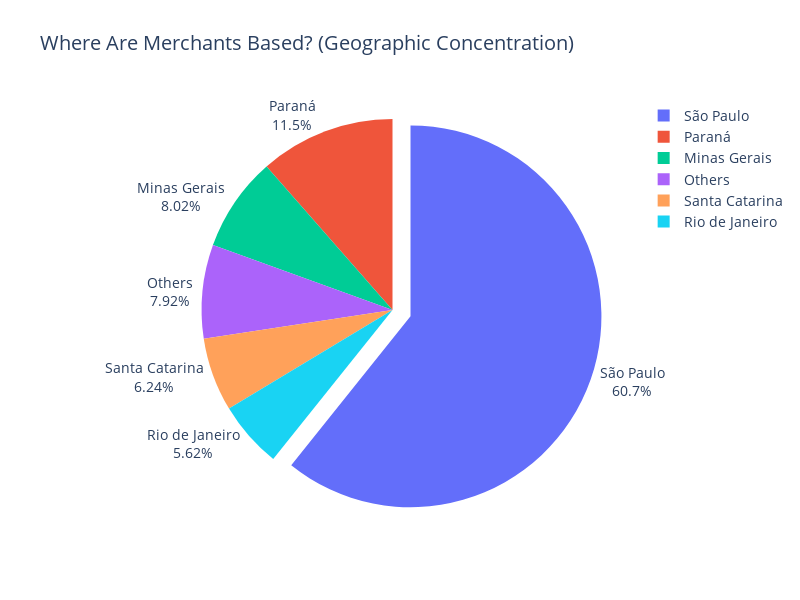

The notebook cell saved with this chart:
### Markdown cell above
### Where are merchants/sellers based? (Geographical Distribution)

### Code cell
# Where are sellers located?
seller_geo = client.query("""
    SELECT 
        s.seller_state,
        COUNT(DISTINCT s.seller_id) as num_sellers,
        COUNT(DISTINCT oi.order_id) as num_orders
    FROM `jaffle-shop-483118.olist_dev.stg_olist__sellers` s
    LEFT JOIN `jaffle-shop-483118.olist_dev.stg_olist__order_items` oi
        ON s.seller_id = oi.seller_id  -- Now qualified with table alias
    GROUP BY s.seller_state
    ORDER BY num_sellers DESC
    LIMIT 10
""").to_dataframe()

# Create "Others" category for small sellers
seller_geo_pie = seller_geo.copy()
top_n = 5  # Show top 5 states individually

# Separate top states from others
top_states = seller_geo_pie.head(top_n)
other_states = seller_geo_pie.iloc[top_n:]

# Create pie chart data
if len(other_states) > 0:
    others_row = pd.DataFrame({
        'seller_state': ['Others'],
        'num_sellers': [other_states['num_sellers'].sum()],
        'num_orders': [other_states['num_orders'].sum()]
    })
    pie_data = pd.concat([top_states, others_row], ignore_index=True)
else:
    pie_data = top_states

# Brazilian state mapping
state_names = {
    'SP': 'São Paulo', 'PR': 'Paraná', 'MG': 'Minas Gerais',
    'RJ': 'Rio de Janeiro', 'RS': 'Rio Grande do Sul',
    'SC': 'Santa Catarina', 'BA': 'Bahia', 'GO': 'Goiás',
    'ES': 'Espírito Santo', 'CE': 'Ceará', 'DF': 'Distrito Federal',
    'PE': 'Pernambuco', 'PA': 'Pará', 'MT': 'Mato Grosso', 'MA': 'Maranhão'
}

pie_data['state_full'] = pie_data['seller_state'].map(state_names).fillna(pie_data['seller_state'])

fig = px.pie(pie_data, 
             values='num_sellers', 
             names='state_full',
             title='Where Are Merchants Based? (Geographic Concentration)')

fig.update_traces(
    textposition='outside',  # Labels outside
    textinfo='label+percent',  # Show name and percentage
    pull=[0.1, 0, 0, 0, 0, 0]  # Pull out the largest slice slightly for emphasis
)

fig.update_layout(
    width=800,   # Bigger chart
    height=600,
    font=dict(size=14)  # Larger text
)

fig.show()

print(f"\n São Paulo dominates: {seller_geo.iloc[0]['num_sellers'] / seller_geo['num_sellers'].sum() * 100:.1f}% of all sellers")

### Figure 1 — Plotly figure (JSON) as saved in the notebook; plotly's stock layout.template omitted (floating-point values rounded to 4 significant figures)
{"data": [{"domain": {"x": [0, 1], "y": [0, 1]}, "hovertemplate": "state_full=%{label}<br>num_sellers=%{value}<extra></extra>", "labels": ["São Paulo", "Paraná", "Minas Gerais", "Santa Catarina", "Rio de Janeiro", "Others"], "legendgroup": "", "name": "", "pull": [0.1, 0, 0, 0, 0, 0], "showlegend": true, "textinfo": "label+percent", "textposition": "outside", "type": "pie", "values": [1849, 349, 244, 190, 171, 241]}], "layout": {"font": {"size": 14}, "height": 600, "legend": {"tracegroupgap": 0}, "title": {"text": "Where Are Merchants Based? (Geographic Concentration)"}, "width": 800}}
